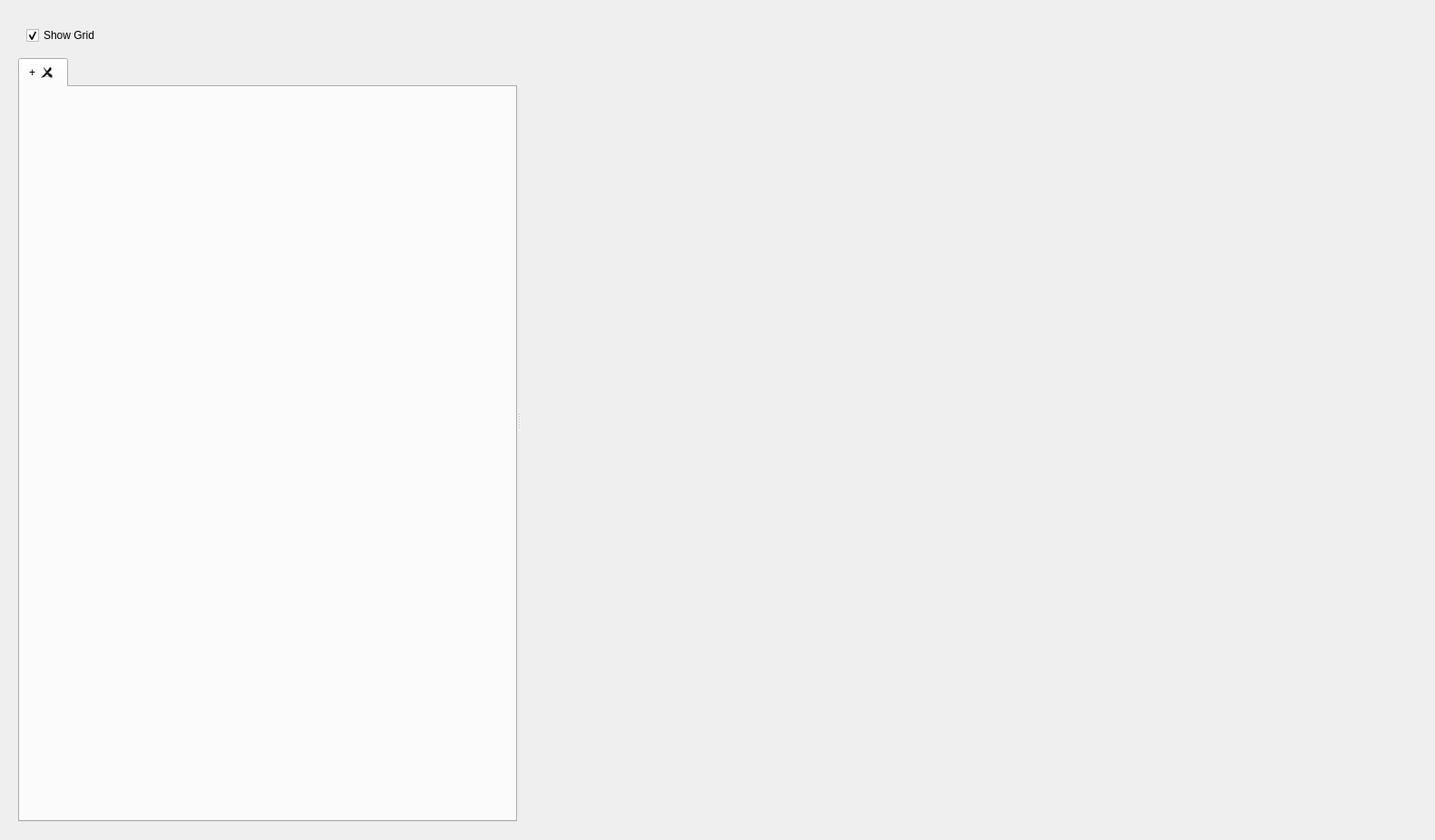
<?xml version="1.0" encoding="UTF-8"?>
<ui version="4.0">
 <class>MainWindow</class>
 <widget class="QMainWindow" name="MainWindow">
  <property name="geometry">
   <rect>
    <x>0</x>
    <y>0</y>
    <width>1582</width>
    <height>926</height>
   </rect>
  </property>
  <property name="windowTitle">
   <string>ALF Visualizer</string>
  </property>
  <property name="autoFillBackground">
   <bool>false</bool>
  </property>
  <widget class="QWidget" name="central_widget">
   <layout class="QHBoxLayout" name="verticalLayout_3">
    <property name="leftMargin">
     <number>20</number>
    </property>
    <property name="topMargin">
     <number>20</number>
    </property>
    <property name="rightMargin">
     <number>20</number>
    </property>
    <property name="bottomMargin">
     <number>20</number>
    </property>
    <item>
     <widget class="QSplitter" name="splitter">
      <property name="orientation">
       <enum>Qt::Horizontal</enum>
      </property>
      <widget class="QWidget" name="user_interaction_part" native="true">
       <property name="maximumSize">
        <size>
         <width>550</width>
         <height>16777215</height>
        </size>
       </property>
       <layout class="QVBoxLayout" name="verticalLayout">
        <item>
         <widget class="QWidget" name="global_settings_widget" native="true">
          <layout class="QHBoxLayout" name="horizontalLayout">
           <item>
            <widget class="QCheckBox" name="show_grid_checkbox">
             <property name="text">
              <string>Show Grid</string>
             </property>
             <property name="checked">
              <bool>true</bool>
             </property>
            </widget>
           </item>
          </layout>
         </widget>
        </item>
        <item>
         <widget class="QTabWidget" name="tab_widget">
          <property name="tabPosition">
           <enum>QTabWidget::North</enum>
          </property>
          <property name="tabShape">
           <enum>QTabWidget::Rounded</enum>
          </property>
          <property name="currentIndex">
           <number>0</number>
          </property>
          <property name="tabsClosable">
           <bool>true</bool>
          </property>
          <widget class="QWidget" name="plus_tab">
           <attribute name="title">
            <string>+</string>
           </attribute>
          </widget>
         </widget>
        </item>
       </layout>
      </widget>
      <widget class="QWidget" name="pyvista_part" native="true">
       <layout class="QVBoxLayout" name="verticalLayout_2"/>
      </widget>
     </widget>
    </item>
   </layout>
  </widget>
  <action name="actionOpen">
   <property name="text">
    <string>Open</string>
   </property>
  </action>
 </widget>
 <resources/>
 <connections/>
</ui>
